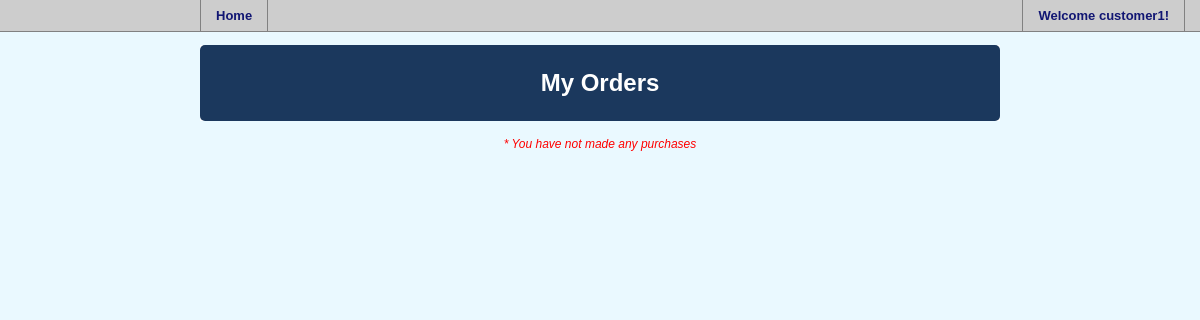
The app's page /myorders.php (signed in), older data.
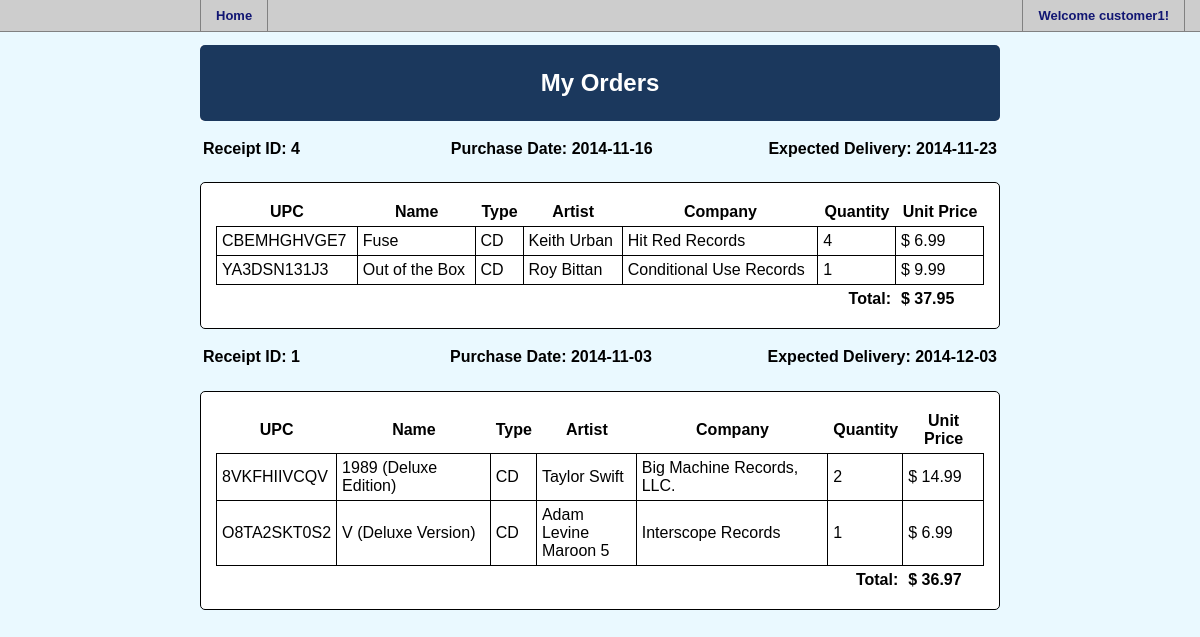
The same page, newer data.
### tables this page shows
CREATE TABLE purchase
	(receiptid		INT NOT NULL AUTO_INCREMENT,
    pdate 			DATE NOT NULL,
    cid 			CHAR(11) NOT NULL,
    cardnumber		CHAR(16) NOT NULL,
    expirydate		CHAR(7) NOT NULL,
    expecteddate 	DATE NOT NULL,
    delivereddate	DATE NULL,
    PRIMARY KEY (receiptid),
    FOREIGN KEY (cid) REFERENCES customer (cid));

CREATE TABLE purchaseitem
	(receiptid 		INT NOT NULL,
    upc				CHAR(11) NOT NULL,
    quantity 		SMALLINT NOT NULL,
    PRIMARY KEY (receiptid, upc),
    FOREIGN KEY (receiptid) REFERENCES purchase (receiptid),
    FOREIGN KEY (upc) REFERENCES item (upc));

CREATE TABLE item 
	(upc 		CHAR(11) NOT NULL,
    title 		VARCHAR(50) NOT NULL,
    itype 		VARCHAR(3) NOT NULL, 	 
    category 	VARCHAR(12) NOT NULL, 	 
    company 	VARCHAR(50) NOT NULL,
    iyear 		SMALLINT NOT NULL,
    price		DOUBLE(5,2) NOT NULL, 
    stock		SMALLINT,
    PRIMARY KEY (upc));

CREATE TABLE leadsinger
	(upc 	CHAR(11) NOT NULL,
    lsname 	VARCHAR(255) NOT NULL,
    PRIMARY KEY (upc, lsname),
    FOREIGN KEY (upc) REFERENCES item (upc));

### myorders.php (the view, shortened to what this page needs)
<html>
	<head>
		<link href="AMS.css" rel="stylesheet" type="text/css">
	</head>
	<body>
		<?php include 'navbar.php';
		?>
		<div id="wrap">
			<h1 align="center">My Orders</h1>
		</div>
		<div align="center">
			<?php
				$connection = getconnection();
				$result=$connection->query("SELECT * FROM purchase WHERE cid='".$_SESSION['login_user']."' ORDER BY pdate DESC");
				if ($result->num_rows == 0){
					echo "<span class=\"error\">* You have not made any purchases</span>";
				}
				else{
					while ($row=$result->fetch_assoc()){
						$result2=$connection->query("SELECT * FROM purchaseitem NATURAL JOIN item WHERE receiptid='".$row['receiptid']."'");
						echo "
							<table style=\"width:800px\">
								<tr>
									<td style=\"text-align:left\"><h4>Receipt ID: ".$row['receiptid']."</h4></td>
									<td style=\"text-align:right\"><h4> Purchase Date: ".$row['pdate']."</h4></td>";
									if (empty($row['delivereddate'])){
										echo "<td style=\"text-align:right\"><h4> Expected Delivery: ".$row['expecteddate']."</h4></td>";
									}
									else{
										echo "<td style=\"text-align:right\"><h4> Delivered Date: ".$row['delivereddate']."</h4></td>";
									}
								echo "</tr>
							</table>";
						echo "
							<table cellpadding=5 style=\"width:800px\"class='itemdetail'>
								<thead>
									<tr><th style=\"border-bottom:1px solid black\">UPC</th><th style=\"border-bottom:1px solid black\">Name</th><th style=\"border-bottom:1px solid black\">Type</th><th style=\"border-bottom:1px solid black\">Artist</th><th style=\"border-bottom:1px solid black\">Company</th><th style=\"border-bottom:1px solid black\">Quantity</th><th style=\"border-bottom:1px solid black\">Unit Price
									</th></tr>
								</thead>";
						$total=0.00;
						while ($row2=$result2->fetch_assoc()){
							$total+=$row2['price']*$row2['quantity'];
							$upc = $row2['upc'];
							echo "<tr>";
							echo "<td style=\"border-left:1px solid black\">".$row2['upc']."</td>";
							echo "<td>".$row2['title']."</td>";
							echo "<td>".$row2['itype']."</td>";
							echo "<td><p></p>";
							$artistresult = $connection->query("SELECT lsname FROM leadsinger WHERE upc='$upc'");
							while ($artist=$artistresult->fetch_assoc()){
								if (!empty($artist['lsname'])){
									echo $artist['lsname']."<br>";
							    }
							}
							echo "</td>";
							echo "<td>".$row2['company']."</td>";
							echo "<td>".$row2['quantity']."</td>";
							echo "<td>$ ".$row2['price']."</td>";
						}
						echo "<tfoot>
									<tbody>
										<tr class=\"checkoutfoot\"><td colspan=6 style=\"text-align:right\"><b>Total:</b></td><td><b>$ ".number_format((float)$total, 2, '.', '')."</b></td>
										</tr>
									</tbody>
								</tfoot>";
						echo "</table><p></p>";
					}
				}
			?>
		</div>
	</body>
</html>

Row changes from the older to the newer data that the page shows:
added purchase: receiptid "4", pdate "2014-11-16", expecteddate "2014-11-23", total "37.95"
added purchaseitem: upc "CBEMHGHVGE7", upc.title "Fuse", upc.itype "CD", upc.company "Hit Red Records", quantity "4", upc.price "6.99"
added leadsinger: lsname "Keith Urban", shown under "CBEMHGHVGE7"
added purchaseitem: upc "YA3DSN131J3", upc.title "Out of the Box", upc.itype "CD", upc.company "Conditional Use Records", quantity "1", upc.price "9.99", shown under "4"
added leadsinger: lsname "Roy Bittan", shown under "YA3DSN131J3"
added purchase: receiptid "1", pdate "2014-11-03", expecteddate "2014-12-03", total "36.97"
added purchaseitem: upc "8VKFHIIVCQV", upc.title "1989 (Deluxe Edition)", upc.itype "CD", upc.company "Big Machine Records, LLC.", quantity "2", upc.price "14.99", shown under "1"
now on this page (row unchanged): leadsinger: lsname "Taylor Swift", shown under "8VKFHIIVCQV"
added purchaseitem: upc "O8TA2SKT0S2", upc.title "V (Deluxe Version)", upc.itype "CD", upc.company "Interscope Records", quantity "1", upc.price "6.99"
now on this page (row unchanged): leadsinger: lsname "Adam Levine", shown under "O8TA2SKT0S2"
now on this page (row unchanged): leadsinger: lsname "Maroon 5", shown under "O8TA2SKT0S2"
Text that changed along with them:
text no longer shown: "* You have not made any purchases"
